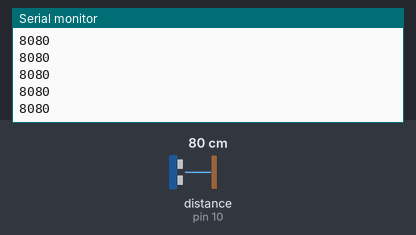
The sketch below on a simulated Arduino Uno, built with avr-gcc and run on an emulated ATmega328P. Shown: the last lines printed to the serial monitor. The test bench sets the inputs (shaded band); at power-on: distance to the obstacle (sensor on pin 10) 80 cm.

Above: at 1.3 s.
1.4 s: distance to the obstacle (sensor on pin 10) set to 2 cm
At 2.3 s:
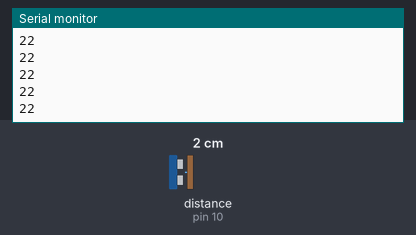
2.9 s: distance to the obstacle (sensor on pin 10) set to 4 cm
At 4.0 s:
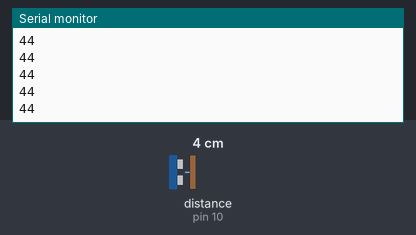
Timing chart, 0 to 5.9 s (numbered marks = the images above; inputs shaded):
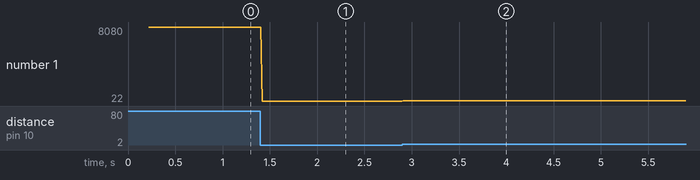

The sketch:

Ultrasonic.ino
```cpp
#include <SoftwareSerial.h>
#include <Ultrasonic.h>
SoftwareSerial Slave1(4, 5);

int distMM = 0;
unsigned long lastPrint = 0;

Ultrasonic ultrasonic(9, 10);

void setup() {
  Serial.begin(9600);
  Slave1.begin(9600);
  delay(100);
}

void loop() {
  distMM = ultrasonic.read();
  Serial.print(distMM);
  printData();
}

void printData() {
  if (millis() - lastPrint > 200) {
    Serial.println(distMM);
    Slave1.println();
    Slave1.print("$ult&"); Slave1.print(distMM);
    Slave1.println();
  }
}
```

Measured:
- after the input at 1.4 s, the serial monitor: prints a new line at once (image 1)
- after the input at 2.9 s, the serial monitor: prints a new line at once (image 2)
- plotted number 1: 8080 → 22 after the input at 1.4 s, 22 → 44 after the input at 2.9 s
